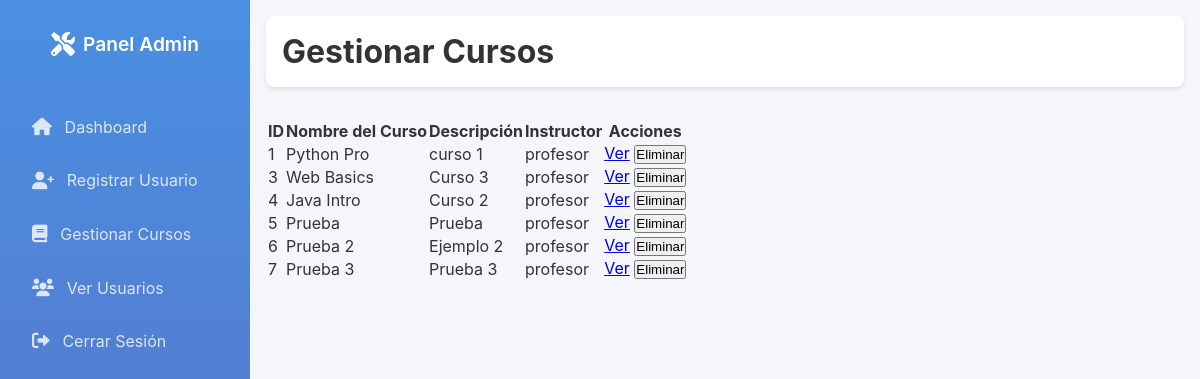
The app's page /admin/manage_courses (signed in) with its own data.
### models.py (models this page shows, shortened)
class Course(db.Model):
    __tablename__ = 'courses'
    id = db.Column(db.Integer, primary_key=True)
    name = db.Column(db.String(200), nullable=False)
    description = db.Column(db.String(500), nullable=False)
    instructor_id = db.Column(db.Integer, db.ForeignKey('users.id'), nullable=False)
    modules = db.relationship('Module', back_populates='course', lazy=True, cascade='all, delete-orphan')
    enrollments = db.relationship(
        'CourseEnrollment', back_populates='course', lazy=True, cascade='all, delete-orphan'
    )

class User(UserMixin, db.Model):
    __tablename__ = 'users'
    id = db.Column(db.Integer, primary_key=True)
    username = db.Column(db.String(150), unique=True, nullable=False)
    email = db.Column(db.String(150), unique=True, nullable=False)
    password = db.Column(db.String(150), nullable=False)
    role_id = db.Column(db.Integer, db.ForeignKey('roles.id'), nullable=False)
    role = db.relationship('Role')
    courses = db.relationship('Course', backref='instructor', cascade='all, delete-orphan')  # Cursos que enseña
    enrollments = db.relationship('CourseEnrollment', backref='student', cascade='all, delete-orphan')  # Inscripciones
    responses = db.relationship('StudentResponse', backref='student', cascade='all, delete-orphan')  # Respuestas

### app.py (the view)
@app.route('/admin/manage_courses', methods=['GET', 'POST'])
@login_required
@role_required('admin')
def manage_courses():
    courses = Course.query.all()  # Obtén todos los cursos
    return render_template('admin/manage_courses.html', courses=courses)

### app.py (called while the page is built)
@login_manager.user_loader
def load_user(user_id):
    return User.query.get(int(user_id))

def role_required(role):
    def decorator(f):
        @wraps(f)
        def decorated_function(*args, **kwargs):
            if not current_user.is_authenticated or current_user.role.name != role:
                abort(403)
            return f(*args, **kwargs)
        return decorated_function
    return decorator

### app/templates/admin/manage_courses.html (shortened to what this page needs)
<!DOCTYPE html>
<html lang="es">
<head>
    <link rel="stylesheet" href="https://cdnjs.cloudflare.com/ajax/libs/font-awesome/6.0.0/css/all.min.css">
    <link rel="stylesheet" href="{{ url_for('static', filename='css/admin_dashboard.css') }}">
</head>
<body>
    <div class="admin-container">
        {% include 'admin/sidebar.html' %}
        <main class="main-content">
            <header class="top-bar">
                <h1>Gestionar Cursos</h1>
            </header>
            <table class="courses-table">
                <thead>
                    <tr>
                        <th>ID</th>
                        <th>Nombre del Curso</th>
                        <th>Descripción</th>
                        <th>Instructor</th>
                        <th>Acciones</th>
                    </tr>
                </thead>
                <tbody>
                    {% for course in courses %}
                    <tr>
                        <td>{{ course.id }}</td>
                        <td>{{ course.name }}</td>
                        <td>{{ course.description }}</td>
                        <td>{{ course.instructor.username }}</td>
                        <td>
                            <a href="{{ url_for('view_course', course_id=course.id) }}" class="btn btn-info">Ver</a>
                            <form method="POST" action="{{ url_for('delete_course', course_id=course.id) }}" style="display:inline;">
                                <button type="submit" class="btn btn-danger">Eliminar</button>
                            </form>
                        </td>
                    </tr>
                    {% endfor %}
                </tbody>
            </table>
        </main>
    </div>
</body>
</html>

### app/static/css/admin_dashboard.css (style rules this page uses)
* { margin: 0; padding: 0; box-sizing: border-box; }
body { font-family: "Inter", sans-serif; background-color: #f5f6fa; color: #333333; }
.admin-container { display: flex; min-height: 100vh; }
.main-content { flex: 1; padding: 1rem; }
.top-bar { display: flex; align-items: center; justify-content: space-between; background-color: #ffffff; padding: 1rem; border-radius: 8px; box-shadow: 0 2px 4px rgba(0, 0, 0, 0.1); margin-bottom: 2rem; }

### records on screen
Course: id "1", name "Python Pro", description "curso 1", instructor.username "profesor"
Course: id "3", name "Web Basics", description "Curso 3", instructor.username "profesor"
Course: id "4", name "Java Intro", description "Curso 2", instructor.username "profesor"
Course: id "5", name "Prueba", description "Prueba", instructor.username "profesor"
Course: id "6", name "Prueba 2", description "Ejemplo 2", instructor.username "profesor"
Course: id "7", name "Prueba 3", description "Prueba 3", instructor.username "profesor"
